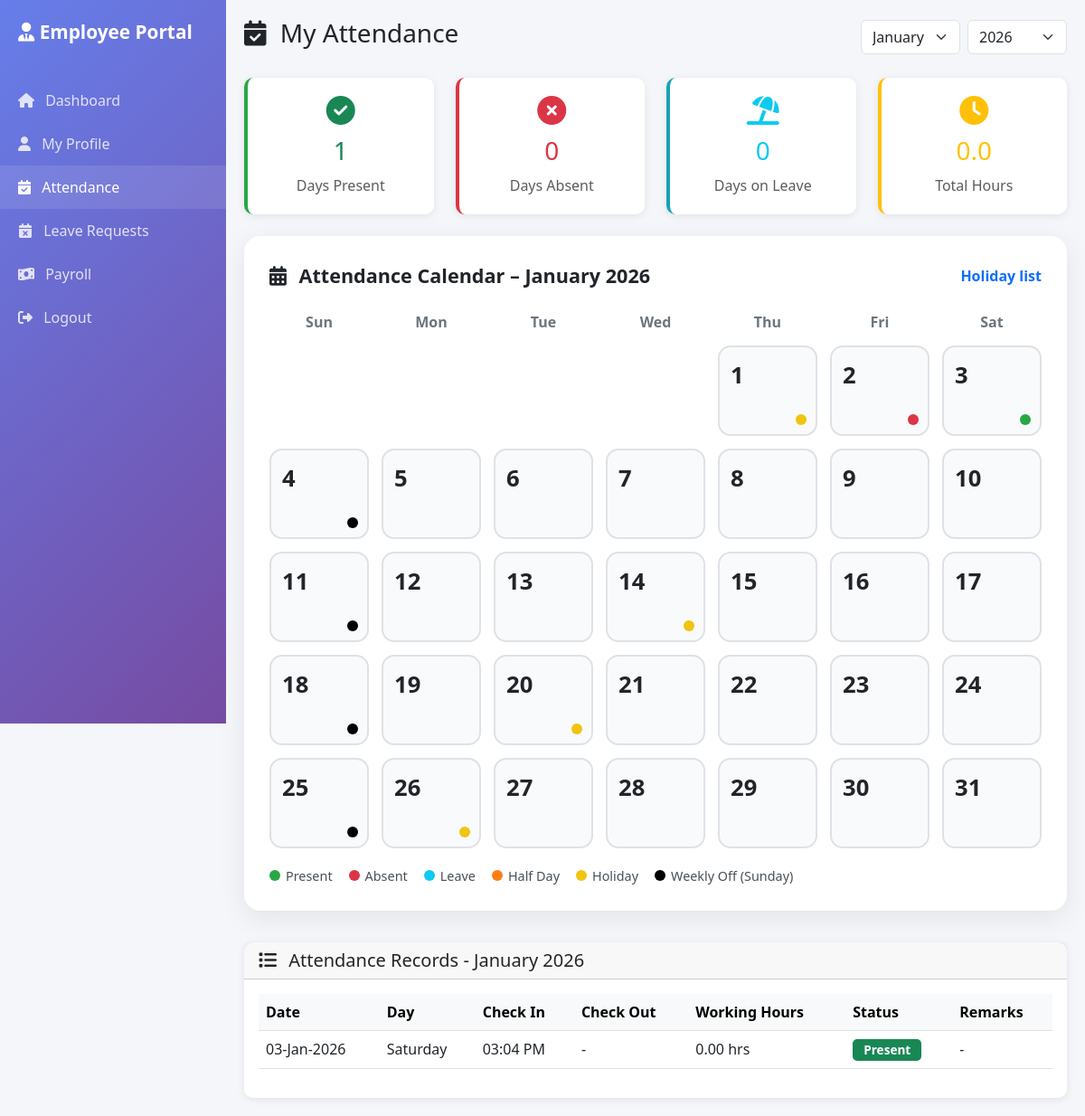
Page /admin/attendance.php (signed in) on the committed database.
### tables this page shows
CREATE TABLE `attendance` (
  `id` int(11) NOT NULL,
  `employee_id` int(11) NOT NULL,
  `attendance_date` date NOT NULL,
  `check_in_time` time DEFAULT NULL,
  `check_out_time` time DEFAULT NULL,
  `status` enum('Present','Absent','Half-Day','Leave','Holiday') DEFAULT 'Absent',
  `working_hours` decimal(4,2) DEFAULT 0.00,
  `remarks` text DEFAULT NULL,
  `marked_by` int(11) DEFAULT NULL,
  `created_at` timestamp NOT NULL DEFAULT current_timestamp(),
  `updated_at` timestamp NOT NULL DEFAULT current_timestamp() ON UPDATE current_timestamp()
);

### admin/attendance.php (the view, shortened to what this page needs)
<?php
$holidays = [
    '2026-01-01' => 'New Year Day',
    '2026-01-14' => 'Makar Sankranti / Pongal / Bhogi',
    '2026-01-20' => 'Guru Gobind Singh Jayanti',
    '2026-01-26' => 'Republic Day',
    '2026-02-15' => 'Maha Shivratri',
    '2026-03-04' => 'Dhuleti (Holi 2nd day)',
    '2026-03-19' => 'Gudi Padwa / Telugu New Year’s Day',
    '2026-03-21' => 'Id Ul Fitr (Ramzan Id)',
    '2026-03-26' => 'Ram Navami',
    '2026-03-31' => 'Mahavir Jayanti',
];
$manualAbsentDates = [
    '2026-01-02' => true
];
$db = getDB();
$employeeId = getCurrentEmployeeId();
$month = $_GET['month'] ?? date('m');
$year = $_GET['year'] ?? date('Y');
try {
    $stmt = $db->prepare("
        SELECT * FROM attendance
        WHERE employee_id = ?
        AND MONTH(attendance_date) = ?
        AND YEAR(attendance_date) = ?
        ORDER BY attendance_date DESC
    ");
    $stmt->execute([$employeeId, $month, $year]);
    $attendanceRecords = $stmt->fetchAll();
    $stmt = $db->prepare("
        SELECT
            COUNT(CASE WHEN status = 'Present' THEN 1 END) as present,
            COUNT(CASE WHEN status = 'Absent' THEN 1 END) as absent,
            COUNT(CASE WHEN status = 'Leave' THEN 1 END) as leaves,
            COUNT(CASE WHEN status = 'Half-Day' THEN 1 END) as half_days,
            SUM(working_hours) as total_hours
        FROM attendance
        WHERE employee_id = ?
        AND MONTH(attendance_date) = ?
        AND YEAR(attendance_date) = ?
    ");
    $stmt->execute([$employeeId, $month, $year]);
    $summary = $stmt->fetch();
} catch (PDOException $e) {
    error_log($e->getMessage());
    $attendanceRecords = [];
    $summary = ['present' => 0, 'absent' => 0, 'leaves' => 0, 'half_days' => 0, 'total_hours' => 0];
}
$attendanceMap = [];
foreach ($attendanceRecords as $rec) {
    $attendanceMap[date('Y-m-d', strtotime($rec['attendance_date']))] = $rec['status'];
}
$firstDayOfMonth = strtotime("$year-$month-01");
$totalDays = date('t', $firstDayOfMonth);
$startDay = date('w', $firstDayOfMonth);
?>
<!DOCTYPE html>
<html lang="en">
<head>
    <link href="https://cdn.jsdelivr.net/npm/bootstrap@5.3.0/dist/css/bootstrap.min.css" rel="stylesheet">
    <link rel="stylesheet" href="https://cdnjs.cloudflare.com/ajax/libs/font-awesome/6.4.0/css/all.min.css">
</head>
<body>
    <div class="sidebar">
        <div class="logo"><i class="fas fa-user-tie"></i> Employee Portal</div>
        <nav class="nav flex-column mt-3">
            <a class="nav-link" href="dashboard.php"><i class="fas fa-home me-2"></i> Dashboard</a>
            <a class="nav-link" href="profile.php"><i class="fas fa-user me-2"></i> My Profile</a>
            <a class="nav-link active" href="attendance.php"><i class="fas fa-calendar-check me-2"></i> Attendance</a>
            <a class="nav-link" href="leave.php"><i class="fas fa-calendar-times me-2"></i> Leave Requests</a>
            <a class="nav-link" href="payroll.php"><i class="fas fa-money-bill-wave me-2"></i> Payroll</a>
            <a class="nav-link" href="../auth/logout.php"><i class="fas fa-sign-out-alt me-2"></i> Logout</a>
        </nav>
    </div>
    <div class="main-content">
        <div class="d-flex justify-content-between align-items-center mb-4">
            <h3><i class="fas fa-calendar-check me-2"></i> My Attendance</h3>
            <form method="GET" class="d-flex gap-2">
                <select name="month" class="form-select" onchange="this.form.submit()">
                    <?php for ($m = 1; $m <= 12; $m++): ?>
                        <option value="<?php echo sprintf('%02d', $m); ?>"
                            <?php echo $month == sprintf('%02d', $m) ? 'selected' : ''; ?>>
                            <?php echo date('F', mktime(0, 0, 0, $m, 1)); ?>
                        </option>
                    <?php endfor; ?>
                </select>
                <select name="year" class="form-select" onchange="this.form.submit()">
                    <?php for ($y = date('Y'); $y >= date('Y'); $y--): ?>
                        <option value="<?php echo $y; ?>" <?php echo $year == $y ? 'selected' : ''; ?>>
                            <?php echo $y; ?>
                        </option>
                    <?php endfor; ?>
                </select>
            </form>
        </div>
        <div class="row g-4 mb-4">
            <div class="col-md-3">
                <div class="stat-card present">
                    <i class="fas fa-check-circle fa-2x text-success"></i>
                    <h3 class="text-success"><?php echo $summary['present'] ?? 0; ?></h3>
                    <p class="text-muted mb-0">Days Present</p>
                </div>
            </div>
            <div class="col-md-3">
                <div class="stat-card absent">
                    <i class="fas fa-times-circle fa-2x text-danger"></i>
                    <h3 class="text-danger"><?php echo $summary['absent'] ?? 0; ?></h3>
                    <p class="text-muted mb-0">Days Absent</p>
                </div>
            </div>
            <div class="col-md-3">
                <div class="stat-card leave">
                    <i class="fas fa-umbrella-beach fa-2x text-info"></i>
                    <h3 class="text-info"><?php echo $summary['leaves'] ?? 0; ?></h3>
                    <p class="text-muted mb-0">Days on Leave</p>
                </div>
            </div>
            <div class="col-md-3">
                <div class="stat-card hours">
                    <i class="fas fa-clock fa-2x text-warning"></i>
                    <h3 class="text-warning"><?php echo number_format($summary['total_hours'] ?? 0, 1); ?></h3>
                    <p class="text-muted mb-0">Total Hours</p>
                </div>
            </div>
        </div>
        <div class="calendar-card" id="attendance-calendar">
            <div class="calendar-header-bar">
                <div class="calendar-title">
                    <i class="fas fa-calendar-alt me-2"></i>
                    Attendance Calendar – <?php echo date('F Y', $firstDayOfMonth); ?>
                </div>
                <a href="holiday_list.php" class="holiday-link">
                    Holiday list
                </a>
            </div>
            <div class="calendar-grid mb-2">
                <?php
                foreach (['Sun', 'Mon', 'Tue', 'Wed', 'Thu', 'Fri', 'Sat'] as $day) {
                    echo "<div class='calendar-weekday'>$day</div>";
                }
                for ($i = 0; $i < $startDay; $i++) {
                    echo "<div></div>";
                }
                for ($d = 1; $d <= $totalDays; $d++) {
                    $currentDate = sprintf('%04d-%02d-%02d', $year, $month, $d);
                    $status = $attendanceMap[$currentDate] ?? null;
                    $isHoliday = array_key_exists($currentDate, $holidays);
                    $isSunday  = date('w', strtotime($currentDate)) == 0;
                    $isManualAbsent = array_key_exists($currentDate, $manualAbsentDates);
                    if ($isHoliday) {
                        $dotClass = 'dot-holiday';
                    } elseif ($isManualAbsent) {
                        $dotClass = 'dot-absent';
                    } elseif ($status) {
                        $dotClass = match ($status) {
                            'Present'  => 'dot-present',
                            'Absent'   => 'dot-absent',
                            'Leave'    => 'dot-leave',
                            'Half-Day' => 'dot-halfday',
                            default    => ''
                        };
                    } elseif ($isSunday) {
                        $dotClass = 'dot-weekoff';
                    } else {
                        $dotClass = '';
                    }
                    echo "<div class='calendar-day'>
                    <div class='calendar-date'>$d</div>";
                    if ($dotClass) {
                        echo "<div class='calendar-dot $dotClass'></div>";
                    }
                    echo "</div>";
                }
                ?>
            </div>
            <div class="calendar-legend">
                <div class="legend-item">
                    <span class="legend-dot dot-present"></span> Present
                </div>
                <div class="legend-item">
                    <span class="legend-dot dot-absent"></span> Absent
                </div>
                <div class="legend-item">
                    <span class="legend-dot dot-leave"></span> Leave
                </div>
                <div class="legend-item">
                    <span class="legend-dot dot-halfday"></span> Half Day
                </div>
                <div class="legend-item">
                    <span class="legend-dot dot-holiday"></span> Holiday
                </div>
                <div class="legend-item">
                    <span class="legend-dot dot-weekoff"></span> Weekly Off (Sunday)
                </div>
            </div>
        </div>
        <div class="card">
            <div class="card-header">
                <h5 class="mb-0"><i class="fas fa-list me-2"></i> Attendance Records -
                    <?php echo date('F Y', mktime(0, 0, 0, $month, 1, $year)); ?>
                </h5>
            </div>
            <div class="card-body">
                <div class="table-responsive">
                    <table class="table table-hover align-middle">
                        <thead class="table-light">
                            <tr>
                                <th>Date</th>
                                <th>Day</th>
                                <th>Check In</th>
                                <th>Check Out</th>
                                <th>Working Hours</th>
                                <th>Status</th>
                                <th>Remarks</th>
                            </tr>
                        </thead>
                        <tbody>
                            <?php if (empty($attendanceRecords)): ?>
                                <tr>
                                    <td colspan="7" class="text-center py-4">
                                        <i class="fas fa-calendar-times fa-3x text-muted mb-3"></i>
                                        <p class="text-muted">No attendance records found for this month</p>
                                    </td>
                                </tr>
                            <?php else: ?>
                                <?php foreach ($attendanceRecords as $record): ?>
                                    <tr>
                                        <td><?php echo date('d-M-Y', strtotime($record['attendance_date'])); ?></td>
                                        <td><?php echo date('l', strtotime($record['attendance_date'])); ?></td>
                                        <td>
                                            <?php echo $record['check_in_time'] ? date('h:i A', strtotime($record['check_in_time'])) : '-'; ?>
                                        </td>
                                        <td>
                                            <?php echo $record['check_out_time'] ? date('h:i A', strtotime($record['check_out_time'])) : '-'; ?>
                                        </td>
                                        <td>
                                            <?php echo $record['working_hours'] ? number_format($record['working_hours'], 2) . ' hrs' : '-'; ?>
                                        </td>
                                        <td>
                                            <?php
                                            $statusClass = [
                                                'Present' => 'success',
                                                'Absent' => 'danger',
                                                'Leave' => 'info',
                                                'Half-Day' => 'warning',
                                                'Holiday' => 'secondary'
                                            ];
                                            $class = $statusClass[$record['status']] ?? 'secondary';
                                            ?>
                                            <span class="badge bg-<?php echo $class; ?> status-badge">
                                                <?php echo $record['status']; ?>
                                            </span>
                                        </td>
                                        <td><?php echo $record['remarks'] ?? '-'; ?></td>
                                    </tr>
                                <?php endforeach; ?>
                            <?php endif; ?>
                        </tbody>
                    </table>
                </div>
            </div>
        </div>
    </div>
</body>
</html>

### admin/attendance.php (style rules this page uses)
body { background: #f4f6f9; font-family: 'Segoe UI', Tahoma, Geneva, Verdana, sans-serif; }
.sidebar { min-height: 100vh; background: linear-gradient(135deg, #667eea 0%, #764ba2 100%); color: white; position: fixed; width: 250px; }
.sidebar .logo { padding: 20px; font-size: 1.3rem; font-weight: bold; }
.sidebar .nav-link { color: rgba(255, 255, 255, 0.8); padding: 12px 20px; }
.sidebar .nav-link:hover, .sidebar .nav-link.active { background: rgba(255, 255, 255, 0.1); color: white; }
.main-content { margin-left: 250px; padding: 20px; }
.stat-card { background: white; border-radius: 10px; padding: 20px; text-align: center; box-shadow: 0 2px 10px rgba(0, 0, 0, 0.08); }
.stat-card h3 { margin: 10px 0; }
.stat-card.present { border-left: 4px solid #28a745; }
.stat-card.absent { border-left: 4px solid #dc3545; }
.stat-card.leave { border-left: 4px solid #17a2b8; }
.stat-card.hours { border-left: 4px solid #ffc107; }
.card { border: none; border-radius: 10px; box-shadow: 0 2px 10px rgba(0, 0, 0, 0.08); }
.status-badge { padding: 5px 12px; border-radius: 5px; font-size: 0.85rem; font-weight: 600; }
.calendar-card { background: #ffffff; border-radius: 18px; padding: 28px; margin-bottom: 35px; box-shadow: 0 8px 30px rgba(0, 0, 0, 0.08); }
.calendar-header-bar { display: flex; justify-content: space-between; align-items: center; margin-bottom: 22px; }
.calendar-title { font-size: 1.35rem; font-weight: 600; }
.calendar-grid { display: grid; grid-template-columns: repeat(7, 1fr); gap: 14px; }
.calendar-weekday { text-align: center; font-weight: 600; color: #6c757d; }
.calendar-day { border: 2px solid #dee2e6; border-radius: 14px; height: 100px; padding: 12px; background: #f9fafb; position: relative; cursor: pointer; transition: all 0.25s ease; }
.calendar-date { font-size: 1.6rem; font-weight: 700; color: #212529; }
.calendar-dot { width: 12px; height: 12px; border-radius: 50%; position: absolute; bottom: 10px; right: 10px; }
.dot-present { background: #28a745; }
.dot-absent { background: #dc3545; }
.dot-leave { background: #0dcaf0; }
.dot-halfday { background: #fd7e14; }
.dot-holiday { background: #f1c40f; }
.dot-weekoff { background: #000000; }
.calendar-legend { display: flex; gap: 18px; margin-top: 20px; flex-wrap: wrap; }
.legend-item { display: flex; align-items: center; gap: 6px; font-size: 0.9rem; color: #495057; }
.legend-dot { width: 12px; height: 12px; border-radius: 50%; }
.holiday-link { font-weight: 600; color: #0d6efd; text-decoration: none; }

### rows in the picture
attendance: attendance_date "03-Jan-2026", attendance_date "Saturday", check_in_time "03:04 PM", working_hours "0.00", status "Present", remarks "-"

### other values in the picture
$summary['present'] "1"
$summary['absent'] "0"
$summary['leaves'] "0"
$summary['total_hours'] "0.0"
$day "Sun"
$day "Mon"
$day "Tue"
$day "Wed"
$day "Thu"
$day "Fri"
$day "Sat"
form field month "January"
form field year "2026"
